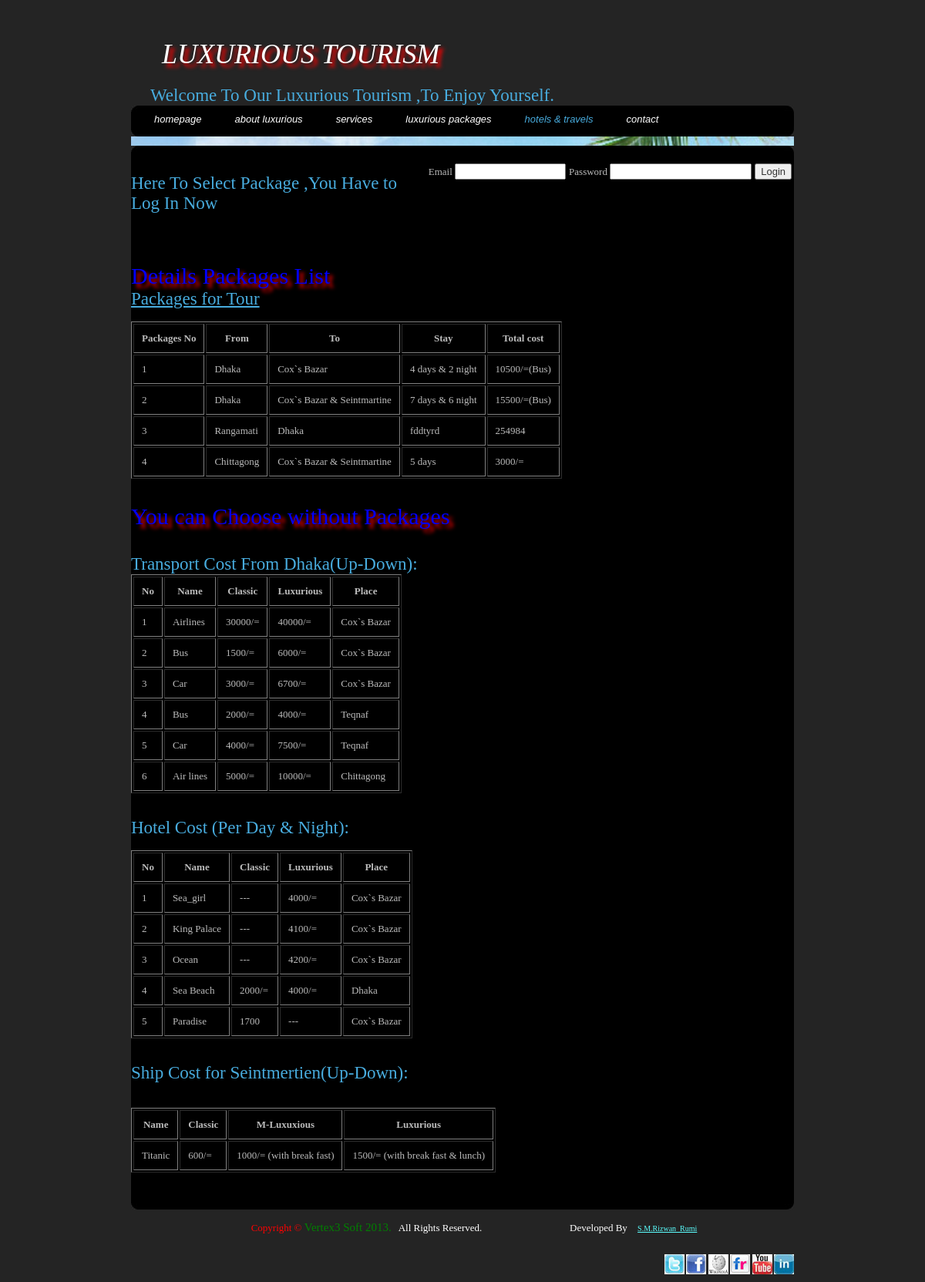
/booking_customer.php, run on the app's committed database.
### tables this page shows
CREATE TABLE IF NOT EXISTS `packages` (
  `package_no` int(50) NOT NULL DEFAULT '0',
  `strt` varchar(150) DEFAULT NULL,
  `dest` varchar(150) DEFAULT NULL,
  `stay` varchar(150) DEFAULT NULL,
  `cost` varchar(150) DEFAULT NULL,
  PRIMARY KEY (`package_no`)
);

CREATE TABLE IF NOT EXISTS `transport_cost_list` (
  `Trans_No` int(12) NOT NULL DEFAULT '0',
  `Name` varchar(150) DEFAULT NULL,
  `Classic` varchar(150) DEFAULT NULL,
  `Luxurious` varchar(150) DEFAULT NULL,
  `Place` varchar(150) DEFAULT NULL,
  PRIMARY KEY (`Trans_No`)
);

CREATE TABLE IF NOT EXISTS `hotel_cost_list` (
  `Hotel_No` int(10) NOT NULL DEFAULT '0',
  `Name` varchar(150) DEFAULT NULL,
  `Classic` varchar(150) DEFAULT NULL,
  `Luxurious` varchar(150) DEFAULT NULL,
  `Place` varchar(150) DEFAULT NULL,
  PRIMARY KEY (`Hotel_No`)
);

CREATE TABLE IF NOT EXISTS `ship_cost_list` (
  `Name` varchar(150) NOT NULL DEFAULT '',
  `Classic` varchar(150) DEFAULT NULL,
  `M_luxurious` varchar(150) DEFAULT NULL,
  `Luxurious` varchar(150) DEFAULT NULL,
  PRIMARY KEY (`Name`)
);

### base_url.php (called while the page is built)
<?php
function base_Url()
{
    $currentPath = $_SERVER['PHP_SELF'];
    $pathInfo = pathinfo($currentPath);
    $hostName = $_SERVER['HTTP_HOST'];
    $protocol = strtolower(substr($_SERVER["SERVER_PROTOCOL"],0,5))=='https://'?'https://':'http://';
    return $protocol.$hostName.$pathInfo['dirname']."/";
}
?>

### booking_customer.php (the view, shortened to what this page needs)
<?php
	include('base_url.php');
?>
<!DOCTYPE html PUBLIC "-//W3C//DTD XHTML 1.0 Strict//EN" "http://www.w3.org/TR/xhtml1/DTD/xhtml1-strict.dtd">
<html xmlns="http://www.w3.org/1999/xhtml">
<link href="<?php echo base_url();?>style/default.css" rel="stylesheet" type="text/css" />
<head>
	</head>
	<body>
<div id="logo-wrap">
<div id="logo">
	<h1><a href="#" class="serif" style="text-align:center" > LUXURIOUS TOURISM </a></h1>
       <h2 class="serif" style="text-align:center"><marquee behavoiur="slide"direction="alternate">
   Welcome To Our Luxurious Tourism ,To Enjoy Yourself.</marquee></h2>
</div>
</div>
<div id="header">
	<div id="menu">
		<ul>
			<li ><a href="<?php echo base_url();?>index.php"> <I> Homepage </I></a></li>
			<li><a href="<?php echo base_url();?>about.php" > <I>  About Luxurious </I></a></li>
			<li><a  href="<?php echo base_url();?>services.php" > <I> Services </I></a></li>
			<li><a  href="<?php echo base_url();?>packages.php"> <I> Luxurious Packages </I></a></li>
			<li class="current_page_item"><a  href="<?php echo base_url();?>booking.php" > <I> Hotels & Travels </I></a></li>
			<li><a href="<?php echo base_url();?>contact.php"> <I> Contact </I></a></li>
		</ul>
	</div>
</div>
<div id="wrapper">
<div id="wrapper-btm">
<div id="page">
		<form name = "form1" action="login_customer.php" method ="post" >
				<table align="right">
				<tr>
					<td>Email  <input type="text" name="email" size=15 maxlength=20></td>
					<td> Password <input type="password" name="passward" size=20 maxlength=20></td>
				    <td  align="center"> <input type="submit" value="Login" </td>
				</tr>
				</table>
			</form>
		<br>
		   <h2>Here To Select Package ,You Have to Log In Now</h2>
		<br><br>
		<br> </br>
		<h1> Details Packages List </h1>
			<?php
						  echo"
										<h2><U>Packages for Tour </u></h2><br>";
										$table = "packages";
										$query = "select * from $table ";
										$package = mysql_query($query);
										if(mysql_num_rows($package) >= 1)
											{
												echo "
													<table border='1' cellpadding='10'>
														<tr>
															  <th>Packages No</th>
															  <th>From</th>
															  <th>To</th>
															  <th>Stay</th>
															  <th>Total cost</th>
														</tr>";
												while($tem = mysql_fetch_array($package))
													{
																echo "<tr>";
																echo "<td>$tem[0]</td>";
																echo "<td>$tem[1]</td>";
																echo "<td>$tem[2]</td>";
																echo "<td>$tem[3]</td>";
																echo "<td>$tem[4]</td>";
																echo "</tr>";
													}
												echo "</table> <br><br>";
											}
           	echo "
					 <h1> You can Choose without Packages </h1>	<br> </br>
		              <h2>Transport Cost From Dhaka(Up-Down):</h2>";
				$table1 = "transport_cost_list";
								$query1 = "select * from $table1 ";
								$tr_cost = mysql_query($query1);
								if(mysql_num_rows($tr_cost) >= 1)
									{
										echo "
												<table border='1' cellpadding='10'>
												 <tr>
												      <th>No</th>
													  <th>Name</th>
													  <th>Classic</th>
													  <th>Luxurious</th>
													  <th>Place</th>
												 </tr>";
										while($tem = mysql_fetch_array($tr_cost))
											{
													echo "<tr>";
													echo "<td>$tem[0]</td>";
													echo "<td>$tem[1]</td>";
													echo "<td>$tem[2]</td>";
													echo "<td>$tem[3]</td>";
													echo "<td>$tem[4]</td>";
													echo "</tr>";
											}
										echo "</table> <br><br>";
									}
				echo " <h2>Hotel Cost (Per Day & Night):</h2><br>";
    				$table2 = "hotel_cost_list";
					$query2 = "select * from $table2 ";
					$hotel_cost = mysql_query($query2);
					if(mysql_num_rows($hotel_cost) >= 1)
						{
							echo "
									<table border='1' cellpadding='10'>
									 <tr>
									 <th>No</th>
									  <th>Name</th>
									  <th>Classic</th>
									  <th>Luxurious</th>
									  <th>Place</th>
									 </tr>";
									while($tem = mysql_fetch_array($hotel_cost))
									{
											echo "<tr>";
											echo "<td>$tem[0]</td>";
											echo "<td>$tem[1]</td>";
											echo "<td>$tem[2]</td>";
											echo "<td>$tem[3]</td>";
											echo "<td>$tem[4]</td>";
										    echo "</tr>";
									}
									echo "</table> <br><br>";
						}
				echo "
				    <h2>Ship Cost for Seintmertien(Up-Down):</h2>
					<br><br>";
					$table2 = "ship_cost_list";
					$query2 = "select * from $table2 ";
					$ship_cost = mysql_query($query2);
					if(mysql_num_rows($ship_cost) >= 1)
						{
							echo "
					          		<table border='1' cellpadding='10'>
									 <tr>
                                      <th>Name</th>
									  <th>Classic</th>
									  <th>M-Luxuxious</th>
									  <th>Luxurious</th>
								 </tr>";
							while($tem = mysql_fetch_array($ship_cost))
								{
										echo "<tr>";
										echo "<td>$tem[0]</td>";
										echo "<td>$tem[1]</td>";
										echo "<td>$tem[2]</td>";
										echo "<td>$tem[3]</td>";
										echo "</tr>";
								}
									echo "</table> <br><br>";
						}
            ?>
	</div>
	<div style="clear: both;">&nbsp;</div>
</div>
</div>
<?php
    include('footer.php');
?>

### style/default.css (style rules this page uses)
body { margin-top: 49px; padding: 0; background: #242424; font:13px Georgia, "Times New Roman", Times, serif; font-size: 13px; color: #BBBBBB; }
h1, h2, h3 { margin: 0; font-weight: normal; color: #48ACDE; }
h1 { font-family:"Curlz MT",Curlz MT,serif; font-size: 30px; text-shadow: 5px 5px 5px #FF0000; color: red; color:blue; letter-spacing: 0px; }
h2 { font-size: 23px; }
p, ul, ol { margin: 0 0 2em 0; text-align: justify; line-height: 26px; }
a:link { color: #48ACDE; }
form { margin: 0; padding: 0; }
input, textarea, select { font-family: "Trebuchet MS", Arial, Helvetica, sans-serif; font-size: 13px; color: #333333; }
#header { clear: both; width: 860px; height: 52px; margin: 0 auto; background: url(../images/banner_1.jpg) no-repeat left top; }
#menu { float: left; width: 860px; height: 54px; padding-left: 10px; background: url(../images/img01.jpg) no-repeat left top; }
#menu ul { margin: 0; padding: 0px 0 0 0px; list-style: none; line-height: normal; }
#menu li { display: block; float: left; }
#menu a { display: block; float: left; margin-right: 3px; padding: 10px 20px; text-decoration: none; text-transform: lowercase; font: 13px "Trebuchet MS", Arial, Helvetica, sans-serif; color: #FFFFFF; }
#menu .current_page_item a { color: #48ACDE; }
#logo { width: 820px; height: 60px; margin: 0 auto; }
#logo h1, #logo h2 { float: left; margin: 0; padding: 0 0 0 20px; line-height: normal; }
#logo h1 { font-family: Georgia, "Times New Roman", Times, serif; font-size:36px; font-style: italic; }
#logo h1 a { text-decoration: none; color: #FFFFFF; }
#logo h2 { padding: 20px 0 0 5px; font-family: "Blackadder ITC",Blackadder ITC,serif; color: ##48ACDE; }
#wrapper { width: 860px; margin: 0 auto; background: #000000 url(../images/img02.jpg) no-repeat left top; }
#wrapper-btm { background: url(../images/img03.jpg) no-repeat left bottom; }
#page { width: 860px; margin: 0 auto; padding-top: 20px; }

### data on the page
packages: package_no "1", strt "Dhaka", dest "Cox`s Bazar", stay "4 days & 2 night", cost "10500/=(Bus)"
packages: package_no "2", strt "Dhaka", dest "Cox`s Bazar & Seintmartine", stay "7 days & 6 night", cost "15500/=(Bus)"
packages: package_no "3", strt "Rangamati", dest "Dhaka", stay "fddtyrd", cost "254984"
packages: package_no "4", strt "Chittagong", dest "Cox`s Bazar & Seintmartine", stay "5 days", cost "3000/="
transport_cost_list: Trans_No "1", Name "Airlines", Classic "30000/=", Luxurious "40000/=", Place "Cox`s Bazar"
transport_cost_list: Trans_No "2", Name "Bus", Classic "1500/=", Luxurious "6000/=", Place "Cox`s Bazar"
transport_cost_list: Trans_No "3", Name "Car", Classic "3000/=", Luxurious "6700/=", Place "Cox`s Bazar"
transport_cost_list: Trans_No "4", Name "Bus", Classic "2000/=", Luxurious "4000/=", Place "Teqnaf"
transport_cost_list: Trans_No "5", Name "Car", Classic "4000/=", Luxurious "7500/=", Place "Teqnaf"
transport_cost_list: Trans_No "6", Name "Air lines", Classic "5000/=", Luxurious "10000/=", Place "Chittagong"
hotel_cost_list: Hotel_No "1", Name "Sea_girl", Classic "---", Luxurious "4000/=", Place "Cox`s Bazar"
hotel_cost_list: Hotel_No "2", Name "King Palace", Classic "---", Luxurious "4100/=", Place "Cox`s Bazar"
hotel_cost_list: Hotel_No "3", Name "Ocean", Classic "---", Luxurious "4200/=", Place "Cox`s Bazar"
hotel_cost_list: Hotel_No "4", Name "Sea Beach", Classic "2000/=", Luxurious "4000/=", Place "Dhaka"
hotel_cost_list: Hotel_No "5", Name "Paradise", Classic "1700", Luxurious "---", Place "Cox`s Bazar"
ship_cost_list: Name "Titanic", Classic "600/=", M_luxurious "1000/= (with break fast)", Luxurious "1500/= (with break fast & lunch)"
